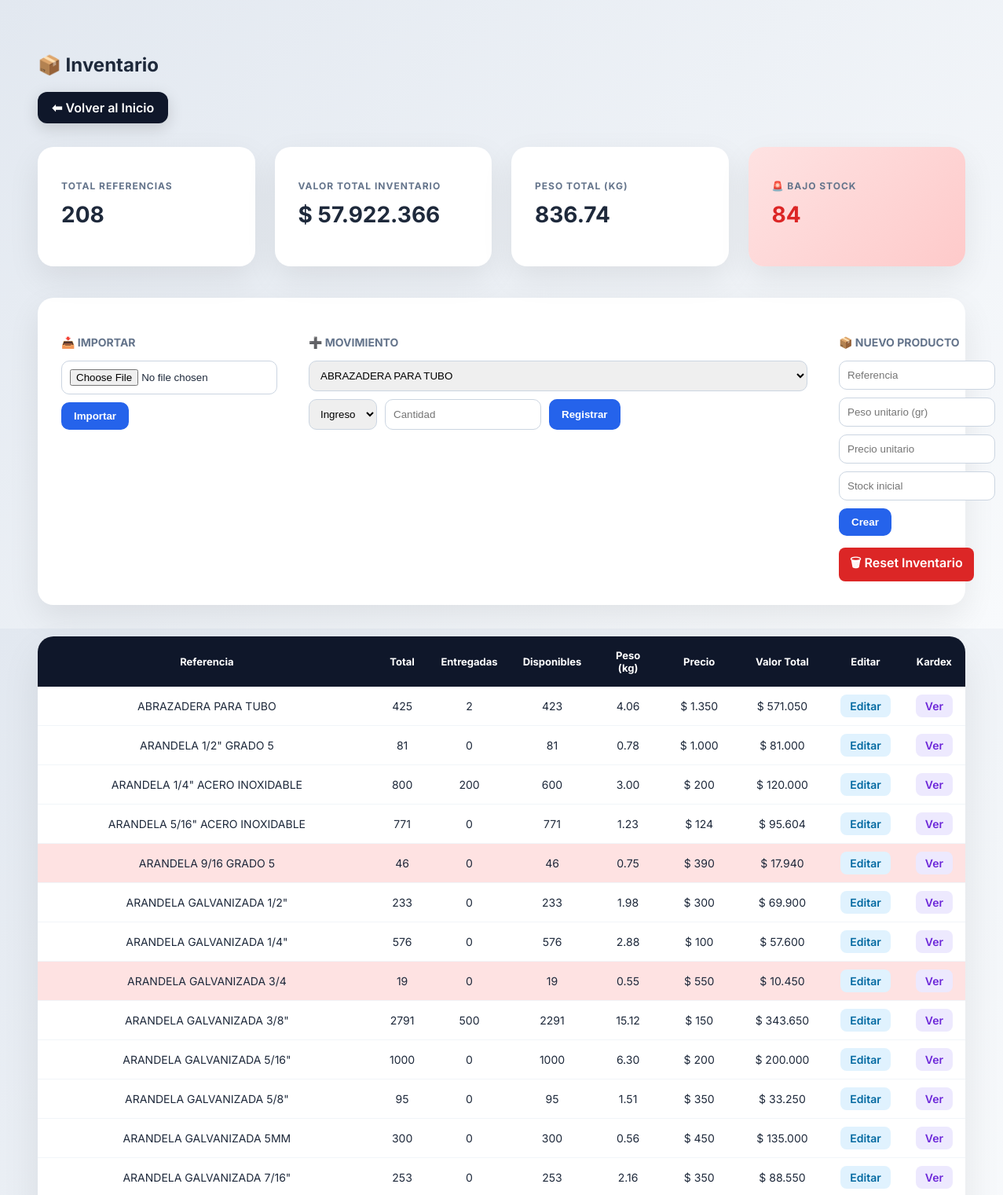
Page /inventario (signed in, upper part) on the committed database.
### tables this page shows
CREATE TABLE inventario (
    id INTEGER PRIMARY KEY AUTOINCREMENT,
    referencia TEXT UNIQUE,
    peso_unitario_gr REAL,
    cantidad_total INTEGER,
    entregadas INTEGER,
    total_disponibles INTEGER,
    precio_unitario REAL
, stock_actual INTEGER DEFAULT 0);

### routers/inventario.py (the view)
@router.get("/inventario", response_class=HTMLResponse)
def inventario(request: Request):
    if request.session.get("role") != "admin":
        return RedirectResponse("/admin", 303)
    conn = db()
    c = conn.cursor()
    productos = productos = c.execute("""
            SELECT
                i.referencia,
                i.peso_unitario_gr,
                i.precio_unitario,

                IFNULL(SUM(CASE WHEN m.tipo='INGRESO' THEN m.cantidad ELSE 0 END),0) as ingresos,
                IFNULL(SUM(CASE WHEN m.tipo='SALIDA' THEN m.cantidad ELSE 0 END),0) as salidas

            FROM inventario i
            LEFT JOIN movimientos_inventario m
                ON i.referencia = m.referencia

            GROUP BY i.referencia
        """).fetchall()
    inventario_final = []
    total_refs = 0
    valor_total_general = 0
    peso_total_general = 0
    bajo_stock_count = 0
    for p in productos:
        ref = p[0]
        peso_unitario = p[1] or 0
        precio_unitario = p[2] or 0
        c.execute("""
            SELECT
                SUM(CASE WHEN tipo='INGRESO' THEN cantidad ELSE 0 END),
                SUM(CASE WHEN tipo='SALIDA' THEN cantidad ELSE 0 END)
            FROM movimientos_inventario
            WHERE referencia=?
        """, (ref,))
        row = c.fetchone()
        ingresos = row[0] or 0
        salidas = row[1] or 0
        disponibles = ingresos - salidas
        peso_total = (disponibles * peso_unitario) / 1000
        valor_total = disponibles * precio_unitario
        bajo_stock = disponibles <= STOCK_MINIMO
        if bajo_stock:
            bajo_stock_count += 1
        total_refs += 1
        valor_total_general += valor_total
        peso_total_general += peso_total
        inventario_final.append({
            "referencia": ref,
            "cantidad_total": ingresos,
            "entregadas": salidas,
            "disponibles": disponibles,
            "peso_total": peso_total,
            "precio": precio_unitario,
            "valor_total": valor_total,
            "bajo_stock": bajo_stock
        })
    conn.close()
    return request.app.state.templates.TemplateResponse(
        "inventario.html",
        {
            "request": request,
            "inventario": inventario_final,
            "total_refs": total_refs,
            "valor_total": valor_total_general,
            "peso_total": peso_total_general,
            "bajo_stock_count": bajo_stock_count
        }
    )

### templates/inventario.html (shortened to what this page needs)
<!DOCTYPE html>
<html>
<head>
</head>
<body>
<div class="container">
<h2>📦 Inventario</h2>
<a href="/" class="home-btn">⬅ Volver al Inicio</a>
<div class="kpi">
    <div class="kpi-card">
        <h3>Total Referencias</h3>
        <h1>{{ total_refs }}</h1>
    </div>
    <div class="kpi-card">
        <h3>Valor Total Inventario</h3>
        <h1>$ {{ "{:,.0f}".format(valor_total).replace(",", ".") }}</h1>
    </div>
    <div class="kpi-card">
        <h3>Peso Total (kg)</h3>
        <h1>{{ "%.2f"|format(peso_total) }}</h1>
    </div>
    <div class="kpi-card" style="background:linear-gradient(135deg,#fee2e2,#fecaca);">
        <h3>🚨 Bajo Stock</h3>
        <h1 style="color:#dc2626;">{{ bajo_stock_count }}</h1>
    </div>
</div>
<div class="action-bar">
    <div class="action-block">
        <h4>📥 Importar</h4>
        <form method="post" action="/inventario/importar" enctype="multipart/form-data">
            <input type="file" name="file" required>
            <button type="submit">Importar</button>
        </form>
    </div>
    <div class="action-block">
        <h4>➕ Movimiento</h4>
        <form method="post" action="/inventario/movimiento">
            <select name="referencia" required>
                {% for item in inventario %}
                    <option value="{{ item.referencia }}">{{ item.referencia }}</option>
                {% endfor %}
            </select>
            <select name="tipo" required>
                <option value="INGRESO">Ingreso</option>
            </select>
            <input type="number" name="cantidad" placeholder="Cantidad" required>
            <button type="submit">Registrar</button>
        </form>
    </div>
    <div class="action-block">
        <h4>📦 Nuevo Producto</h4>
        <form method="post" action="/inventario/nuevo" class="new-product-form">
            <input type="text" name="referencia" placeholder="Referencia" required>
            <input type="number" step="0.01" name="peso" placeholder="Peso unitario (gr)" required>
            <input type="number" step="0.01" name="precio" placeholder="Precio unitario" required>
            <input type="number" name="cantidad" placeholder="Stock inicial" required>
            <button type="submit">Crear</button>
        </form>
        <a href="/inventario/reset"
           onclick="return confirm('¿Seguro que deseas borrar TODO el inventario?')"
           class="reset-btn">
           🗑 Reset Inventario
        </a>
    </div>
</div>
<div class="table-wrapper">
<table>
<thead>
<tr>
    <th>Referencia</th>
    <th>Total</th>
    <th>Entregadas</th>
    <th>Disponibles</th>
    <th>Peso (kg)</th>
    <th>Precio</th>
    <th>Valor Total</th>
    <th>Editar</th>
    <th>Kardex</th>
</tr>
</thead>
<tbody>
{% for item in inventario %}
<tr {% if item.bajo_stock %}class="low"{% endif %}>
    <td>{{ item.referencia }}</td>
    <td>{{ item.cantidad_total }}</td>
    <td>{{ item.entregadas }}</td>
    <td>{{ item.disponibles }}</td>
    <td>{{ "%.2f"|format(item.peso_total) }}</td>
    <td>$ {{ "{:,.0f}".format(item.precio).replace(",", ".") }}</td>
    <td>$ {{ "{:,.0f}".format(item.valor_total).replace(",", ".") }}</td>
    <td>
        <a class="btn-edit" href="/inventario/editar/{{ item.referencia }}">Editar</a>
    </td>
    <td>
        <a class="btn-view" href="/inventario/kardex/{{ item.referencia }}">Ver</a>
    </td>
</tr>
{% endfor %}
</tbody>
</table>
</div>
</div>
</body>
</html>

### templates/inventario.html (style rules this page uses)
body { font-family:'Inter',sans-serif; background:linear-gradient(135deg,#e2e8f0,#f8fafc); padding:40px; color:#1e293b; }
.container { max-width:1400px; margin:auto; }
h2 { font-weight:700; margin-bottom:20px; }
.home-btn { display:inline-block; background:#0f172a; color:white; padding:10px 18px; border-radius:12px; text-decoration:none; font-weight:600; margin-bottom:30px; box-shadow:0 6px 20px rgba(0,0,0,.15); }
.kpi { display:grid; grid-template-columns:repeat(4,1fr); gap:25px; margin-bottom:40px; }
.kpi-card { background:white; padding:30px; border-radius:20px; box-shadow:0 15px 40px rgba(0,0,0,.08); transition:.25s ease; }
.kpi-card h3 { font-size:12px; text-transform:uppercase; color:#64748b; letter-spacing:1px; }
.kpi-card h1 { font-size:28px; margin-top:12px; }
.action-bar { background:white; padding:30px; border-radius:20px; box-shadow:0 15px 40px rgba(0,0,0,.08); margin-bottom:40px; display:grid; grid-template-columns:1fr 1fr 1fr; gap:40px; }
.action-block h4 { margin-bottom:15px; font-size:14px; text-transform:uppercase; color:#64748b; }
.action-block form { display:flex; gap:10px; flex-wrap:wrap; margin-bottom:15px; }
.action-block input, .action-block select { padding:10px; border-radius:10px; border:1px solid #cbd5e1; }
.action-block button { padding:10px 16px; border-radius:10px; border:none; background:#2563eb; color:white; font-weight:600; cursor:pointer; }
.reset-btn { display:inline-block; padding:8px 14px; background:#dc2626; color:white; border-radius:8px; text-decoration:none; font-weight:600; }
input, select { padding:10px; border-radius:10px; border:1px solid #cbd5e1; }
button { padding:10px 18px; border-radius:10px; border:none; background:#2563eb; color:white; font-weight:600; cursor:pointer; }
.table-wrapper { background:white; border-radius:20px; box-shadow:0 20px 50px rgba(0,0,0,.08); overflow:hidden; }
table { width:100%; border-collapse:collapse; }
th { background:#0f172a; color:white; padding:16px; font-size:13px; }
td { padding:16px; font-size:14px; border-bottom:1px solid #f1f5f9; text-align:center; }
.low { background:#fee2e2 !important; }
.btn-edit { background:#e0f2fe; color:#0369a1; padding:6px 12px; border-radius:8px; text-decoration:none; font-weight:600; }
.btn-view { background:#ede9fe; color:#6d28d9; padding:6px 12px; border-radius:8px; text-decoration:none; font-weight:600; }

### rows in the picture
inventario: referencia "ABRAZADERA PARA TUBO", cantidad_total "425", entregadas "2", disponibles "423", peso_total "4.06", precio "1.350", valor_total "571.050"
inventario: referencia "ARANDELA 1/2\" GRADO 5", cantidad_total "81", entregadas "0", disponibles "81", peso_total "0.78", precio "1.000", valor_total "81.000"
inventario: referencia "ARANDELA 1/4\" ACERO INOXIDABLE", cantidad_total "800", entregadas "200", disponibles "600", peso_total "3.00", precio "200", valor_total "120.000"
inventario: referencia "ARANDELA 5/16\" ACERO INOXIDABLE", cantidad_total "771", entregadas "0", disponibles "771", peso_total "1.23", precio "124", valor_total "95.604"
inventario: referencia "ARANDELA 9/16 GRADO 5", cantidad_total "46", entregadas "0", disponibles "46", peso_total "0.75", precio "390", valor_total "17.940"
inventario: referencia "ARANDELA GALVANIZADA 1/2\"", cantidad_total "233", entregadas "0", disponibles "233", peso_total "1.98", precio "300", valor_total "69.900"
inventario: referencia "ARANDELA GALVANIZADA 1/4\"", cantidad_total "576", entregadas "0", disponibles "576", peso_total "2.88", precio "100", valor_total "57.600"
inventario: referencia "ARANDELA GALVANIZADA 3/4", cantidad_total "19", entregadas "0", disponibles "19", peso_total "0.55", precio "550", valor_total "10.450"
inventario: referencia "ARANDELA GALVANIZADA 3/8\"", cantidad_total "2791", entregadas "500", disponibles "2291", peso_total "15.12", precio "150", valor_total "343.650"
inventario: referencia "ARANDELA GALVANIZADA 5/16\"", cantidad_total "1000", entregadas "0", disponibles "1000", peso_total "6.30", precio "200", valor_total "200.000"
inventario: referencia "ARANDELA GALVANIZADA 5/8\"", cantidad_total "95", entregadas "0", disponibles "95", peso_total "1.51", precio "350", valor_total "33.250"
inventario: referencia "ARANDELA GALVANIZADA 5MM", cantidad_total "300", entregadas "0", disponibles "300", peso_total "0.56", precio "450", valor_total "135.000"
inventario: referencia "ARANDELA GALVANIZADA 7/16\"", cantidad_total "253", entregadas "0", disponibles "253", peso_total "2.16", precio "350", valor_total "88.550"

### other values in the picture
{{ total_refs }} "208"
{{ "{:,.0f}".format(valor_total).replace(",", ".") }} "57.922.366"
{{ "%.2f"|format(peso_total) }} "836.74"
{{ bajo_stock_count }} "84"
form field referencia "ABRAZADERA PARA TUBO"
